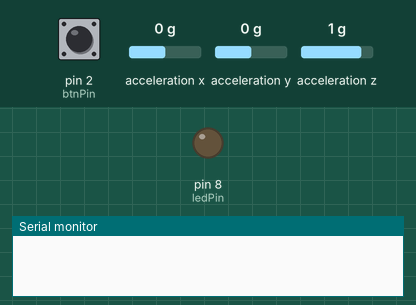
Bench run of a sketch on a simulated Arduino Uno, built with avr-gcc and run on an emulated ATmega328P. Parts: output pins drawn as LEDs (lit = HIGH), the last lines printed to the serial monitor. Dashed ring = blinking. The test bench sets the inputs (shaded band); at power-on: pin 2 (btnPin) LOW, acceleration x 0 g, acceleration y 0 g, acceleration z 1 g.

Above: at 1.2 s.
1.3 s: pin 2 (btnPin) pulled HIGH for 0.15 s
At 2.45 s:
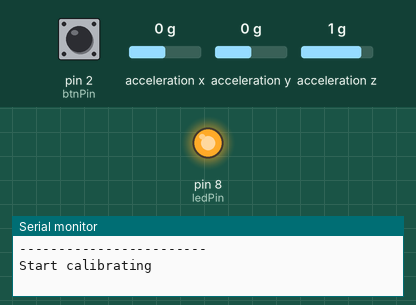
4.4 s: acceleration x set to -1.4 g
7.4 s: pin 2 (btnPin) pulled HIGH for 1 s
At 8.3 s:
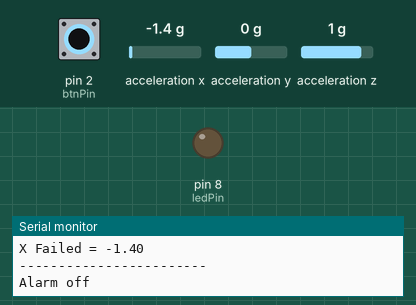
9.9 s: pin 2 (btnPin) pulled HIGH for 3.2 s
At 11.05 s:
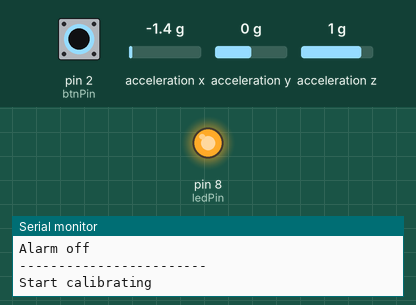
14.6 s: acceleration y set to -1.4 g
At 14.86 s:
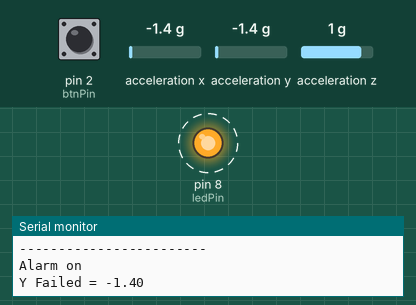
Timing chart, 0 to 18.6 s (numbered marks = the images above; inputs shaded):
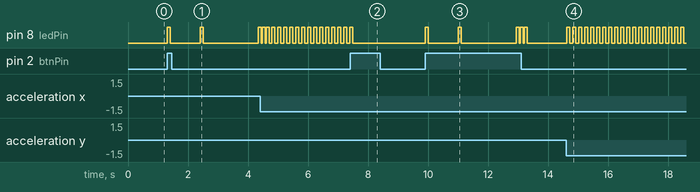

Measured:
- after the input at 1.3 s, pin 8 (ledPin): goes HIGH 0.10 s, LOW 1.0 s, HIGH 0.10 s, LOW 1.8 s, then HIGH, starting at once
- after the input at 7.4 s, pin 8 (ledPin): goes on until 7.5 s, then stays LOW
- after the input at 9.9 s, pin 8 (ledPin): LOW → HIGH at once, → LOW 0.10 s later, → HIGH 1.0 s later, → LOW 0.10 s later, … (10 changes in this stretch)
- after the input at 14.6 s, pin 8 (ledPin): alternates HIGH for 0.10 s and LOW for 0.10 s, starting at once

The sketch:

PlugWork.ino
```cpp
#include <Wire.h>
#include <MMA7660.h>

const int ledPin = 8; // LED to D8
const int btnPin = 2; // BUTTON to D2
volatile bool alarmOn = false;
volatile bool alarming = false;

//Accelerometer limits
float xMin; //Minimum x Value
float xMax; //Maximum x Value
float yMin; //Minimum y Value
float yMax; //Maximum y Value
float zMin; //Minimum z Value
float zMax; //Maximum z Value

bool calibrated = false;
float tolerance = 0.05;

MMA7660 acc;

void setup() {
  acc.init();
  Serial.begin(38400);

  pinMode(ledPin, OUTPUT);
  attachInterrupt(digitalPinToInterrupt(btnPin), btnStateChanged, CHANGE);
}

void loop() {
  if (alarmOn && !calibrated) {
    calibrateAccel();
    Serial.println("------------------------");
    Serial.println("Alarm on");
  }
  if (alarmOn && calibrated) {
    if (checkMotion()) {
      alarming = true;
      calibrated = false;
      alarm(50);
      alarmOn = false;
    }
  }
}

//This is the function used to sound the buzzer
void alarm(int reps) {
  for (int i = 0; i < reps; i++) {
    if (!alarming) return;

    analogWrite(ledPin, 900);
    delay(100);
    analogWrite(ledPin, 0);
    delay(100);
  }
}

void printValues() {
  Serial.print("xMin=");
  Serial.print(xMin);
  Serial.print(", xMax=");
  Serial.print(xMax);
  Serial.println();

  Serial.print("yMin=");
  Serial.print(yMin);
  Serial.print(", yMax=");
  Serial.print(yMax);
  Serial.println();

  Serial.print("zMin=");
  Serial.print(zMin);
  Serial.print(", zMax=");
  Serial.print(zMax);
  Serial.println();

  Serial.println("------------------------");
}

void btnStateChanged() {
  // debounce
  static unsigned long last_interrupt_time = 0;
  unsigned long interrupt_time = millis();
  if (interrupt_time - last_interrupt_time > 250) {
    if (digitalRead(btnPin)) {
      if (!alarmOn) {
        Serial.println("------------------------");
        Serial.println("Start calibrating");
        alarmOn = true;
      } else {
        if (alarming) {
          alarming = false;
        }
        Serial.println("------------------------");
        Serial.println("Alarm off");
        alarmOn = false;
      }
    }
  }
  last_interrupt_time = interrupt_time;
}

//This is the function used to sound the buzzer
void buzz(int reps, int rate) {
  for (int i = 0; i < reps; i++) {
    analogWrite(ledPin, 900);
    delay(100);
    analogWrite(ledPin, 0);
    delay(rate);
  }
}
```

Motion.ino
```cpp
// Function used to calibrate the Accelerometer
void calibrateAccel() {
  float ax,ay,az;
  acc.getAcceleration(&ax,&ay,&az);

  //initialise x,y,z variables
  xMin = ax;
  xMax = ax;
  yMin = ay;
  yMax = ay;
  zMin = az;
  zMax = az;

  // Calibration sequence initialisation sound - 3 seconds before calibration begins
  buzz(2, 1000);

  //calibrate the Accelerometer (should take about 0.5 seconds)
  for (int i = 0; i < 50; i++) {
    if(acc.getAcceleration(&ax,&ay,&az) && az != 0) {
      Serial.print("get data ok: ");
    } else {
      i--;
      continue;
    }

    Serial.print(" ax = ");
    Serial.print(ax);
    Serial.print(" ay = ");
    Serial.print(ay);
    Serial.print(" az = ");
    Serial.println(az);

    // Calibrate X Values
    if (ax > xMax) {
      xMax = ax;
    } else if (ax < xMin) {
      xMin = ax;
    }

    // Calibrate Y Values
    if (ay > yMax) {
      yMax = ay;
    } else if (ay < yMin) {
      yMin = ay;
    }

    // Calibrate Z Values
    if (az > zMax) {
      zMax = az;
    } else if (az < zMin) {
      zMin = az;
    }

    //Delay 10msec between readings
    delay(15);
  }

  //End of calibration sequence sound. ARMED.
  buzz(3, 40);
  printValues(); //Only useful when connected to computer- using serial monitor.
  calibrated = true;
}

//Function used to detect motion. Tolerance variable adjusts the sensitivity of movement detected.
boolean checkMotion() {
  boolean moved = false;
  float ax,ay,az;

  if(acc.getAcceleration(&ax,&ay,&az) && az != 0) {
    // Serial.print("get data ok: ");
  } else {
    return moved;
  }

  // Serial.print(" ax = ");
  // Serial.print(ax);
  // Serial.print(" ay = ");
  // Serial.print(ay);
  // Serial.print(" az = ");
  // Serial.println(az);

  if (ax > (xMax + tolerance) || ax < (xMin - tolerance)) {
    moved = true;
    Serial.print("X Failed = ");
    Serial.println(ax);
  }

  if (ay > (yMax + tolerance) || ay < (yMin - tolerance)) {
    moved = true;
    Serial.print("Y Failed = ");
    Serial.println(ay);
  }

  if (az > (zMax + tolerance) || az < (zMin - tolerance)) {
    moved = true;
    Serial.print("Z Failed = ");
    Serial.println(az);
  }

  delay(10);

  return moved;
}
```
